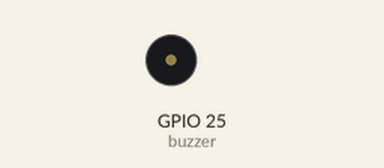
This sketch was run on a simulated ESP32. Shown: buzzer (waves = sounding).

Above: at 1.3 s.
At 2.65 s:
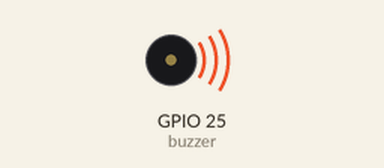
Timing chart, 0 to 4.4 s (numbered marks = the images above):
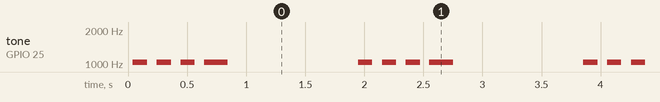

Measured:
- by itself, tone on GPIO 25 (buzzer): repeats every 1.9 s: 2 × (silent 0.08 s, 1037 Hz 0.12 s), silent 0.08 s, 1037 Hz 0.20 s, silent 1.1 s, 1037 Hz 0.12 s

The sketch:

buzzerMusic.ino
```cpp
int buzzer = 25;

// 定義音符的頻率（以微秒為單位）
const int SI = 956;  // B 音符

// 定義音符的持續時間（以毫秒為單位）
const int halfBeat = 100;  // 半拍
const int fullBeat = 200;  // 一拍

void setup() {
  pinMode(buzzer, OUTPUT);  // 設置蜂鳴器為輸出
}

void loop() {
  // 播放前三個 B 音符（半拍）
  for (int i = 0; i < 3; i++) {
    playTone(SI, halfBeat);  // 播放 B 音符，持續半拍
    delay(halfBeat);  // 每個音符之間休息半拍
  }

  // 播放第四個 B 音符（一拍）
  playTone(SI, fullBeat);  // 播放 B 音符，持續一拍

  // 休息半拍
  delay(halfBeat);

  // 完成旋律後的停頓
  delay(1000);  // 停頓 1 秒
}

// 播放特定頻率的音符
void playTone(int frequency, int duration) {
  int halfPeriod = frequency / 2;  // 計算半周期（正方波）
  long elapsedTime = 0;  // 計算已經過的時間

  // 在持續時間內產生高低電平來模擬聲音
  while (elapsedTime < duration * 1000) {  // duration 轉換為微秒
    digitalWrite(buzzer, HIGH);  // 蜂鳴器高電平
    delayMicroseconds(halfPeriod);  // 等待半周期
    digitalWrite(buzzer, LOW);  // 蜂鳴器低電平
    delayMicroseconds(halfPeriod);  // 等待另一半周期
    elapsedTime += (frequency);  // 累加已經過的時間
  }
}
```
